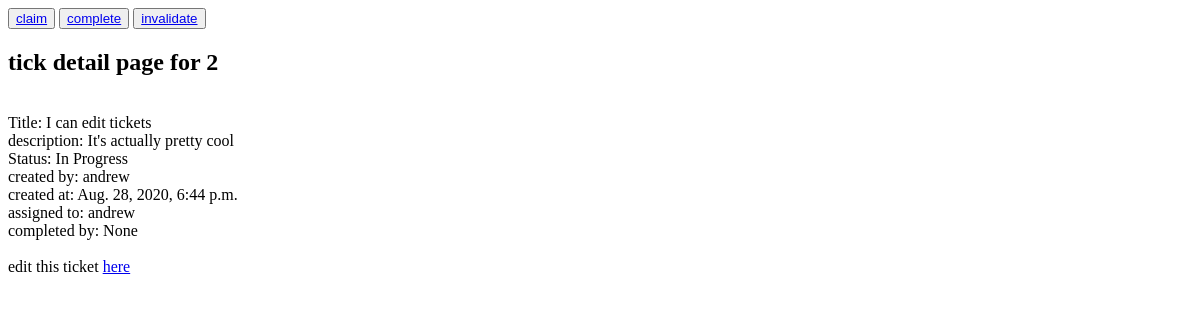
Before: /post/2/ (signed in) with the older database file.
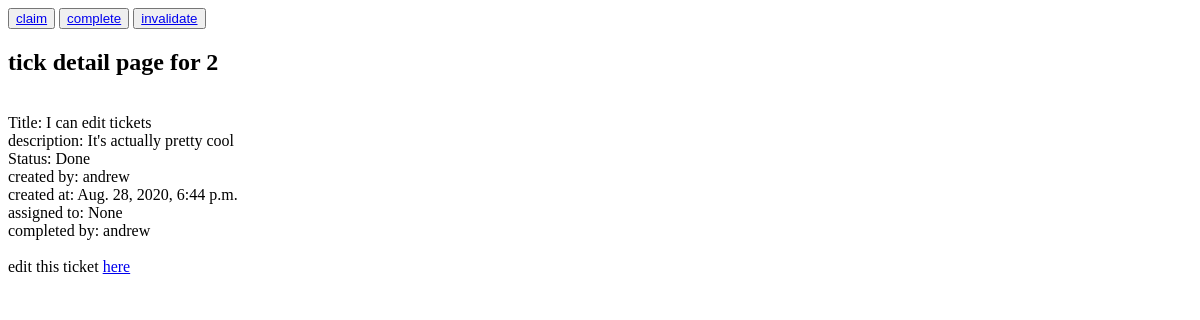
After: the same page with the newer database file.
### BugTrackApp/models.py (models this page shows)
class bug_ticket(models.Model):
    title = models.CharField(max_length = 80)
    description = models.TextField()
    status_choices = [
        ('New', 'New'),
        ('In Progress', 'In Progress'),
        ('Done', 'Done'),
        ('Invalid', 'Invalid'),
    ]
    status = models.CharField(choices = status_choices, default='New', max_length=11)
    created_by = models.ForeignKey(custom_user, on_delete=models.DO_NOTHING)
    date = models.DateTimeField(default = datetime.now)
    assigned = models.CharField(default = None, blank = False, null = True, max_length = 30)
    completed_by = models.CharField(default = None, blank = False, null = True, max_length = 30)

class custom_user(AbstractUser):
    def __str__(self):
        return self.username

### BugTrackApp/views.py (the view)
# urls.py: path('post/<int:ticket_id>/', views.ticket_details),
@login_required
def ticket_details(request, ticket_id):
    ticket = bug_ticket.objects.filter(id=ticket_id).first()
    return render(request, 'ticket_details.html', {'ticket': ticket} )

### BugTrackApp/templates/ticket_details.html (shortened to what this page needs)
<!DOCTYPE html>
<html lang="en">
<head>
</head>
<body>
    <button>
        <a href="/claim/{{ticket.id}}/">claim</a>
    </button>
    <button>
        <a href="/complete/{{ticket.id}}/">complete</a>
    </button>
    <button>
        <a href="/invalidate/{{ticket.id}}/">invalidate</a>
    </button>
    <br>
    <h2>
        tick detail page for {{ticket.id}}
    </h2>
    <br>
    Title: {{ticket.title}}
    <br>
    description: {{ticket.description}}
    <br>
    Status: {{ticket.status}}
    <br>
    created by: {{ticket.created_by}}
    <br>
    created at: {{ticket.date}}
    <br>
    assigned to: {{ticket.assigned}}
    <br>
    completed by: {{ticket.completed_by}}
    <br>
    <br>
    <span>edit this ticket <a href="/post/{{ticket.id}}/edit/">here</a></span>
</body>
</html>

Changed rows visible on the page:
changed bug_ticket "I can edit tickets": status "In Progress" → "Done"; assigned "andrew" → "None"; completed_by "None" → "andrew"
